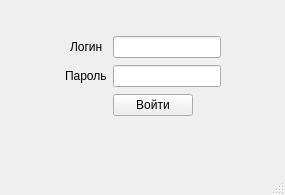
<?xml version="1.0" encoding="UTF-8"?>
<ui version="4.0">
 <class>MainWindow</class>
 <widget class="QMainWindow" name="MainWindow">
  <property name="geometry">
   <rect>
    <x>0</x>
    <y>0</y>
    <width>285</width>
    <height>195</height>
   </rect>
  </property>
  <property name="windowTitle">
   <string>Вход</string>
  </property>
  <widget class="QWidget" name="centralwidget">
   <widget class="QWidget" name="formLayoutWidget">
    <property name="geometry">
     <rect>
      <x>0</x>
      <y>0</y>
      <width>281</width>
      <height>151</height>
     </rect>
    </property>
    <layout class="QFormLayout" name="formLayout">
     <property name="sizeConstraint">
      <enum>QLayout::SetDefaultConstraint</enum>
     </property>
     <property name="fieldGrowthPolicy">
      <enum>QFormLayout::FieldsStayAtSizeHint</enum>
     </property>
     <property name="rowWrapPolicy">
      <enum>QFormLayout::DontWrapRows</enum>
     </property>
     <property name="labelAlignment">
      <set>Qt::AlignCenter</set>
     </property>
     <property name="formAlignment">
      <set>Qt::AlignCenter</set>
     </property>
     <property name="verticalSpacing">
      <number>7</number>
     </property>
     <item row="0" column="0">
      <widget class="QLabel" name="label">
       <property name="text">
        <string>Логин</string>
       </property>
      </widget>
     </item>
     <item row="0" column="1">
      <widget class="QLineEdit" name="login"/>
     </item>
     <item row="1" column="0">
      <widget class="QLabel" name="label_2">
       <property name="text">
        <string>Пароль</string>
       </property>
      </widget>
     </item>
     <item row="1" column="1">
      <widget class="QLineEdit" name="password"/>
     </item>
     <item row="2" column="1">
      <widget class="QPushButton" name="enterButton">
       <property name="maximumSize">
        <size>
         <width>150</width>
         <height>100</height>
        </size>
       </property>
       <property name="styleSheet">
        <string notr="true"/>
       </property>
       <property name="text">
        <string>Войти</string>
       </property>
      </widget>
     </item>
    </layout>
   </widget>
  </widget>
  <widget class="QMenuBar" name="menubar">
   <property name="geometry">
    <rect>
     <x>0</x>
     <y>0</y>
     <width>285</width>
     <height>22</height>
    </rect>
   </property>
  </widget>
  <widget class="QStatusBar" name="statusbar"/>
 </widget>
 <resources/>
 <connections/>
</ui>
